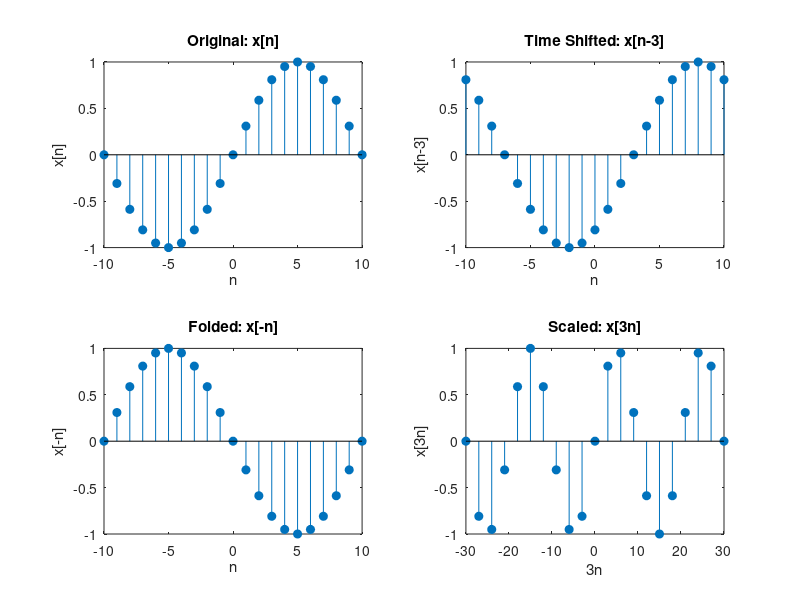

Write MATLAB code to recreate this figure.
% Parameters
n = -10:10;       % Discrete time index
A = 1;            % Amplitude
f = 0.05;         % Frequency (cycles/sample)
phi = 0;          % Phase

% Original sinusoidal signal
x = A * sin(2*pi*f*n + phi);

% Time shifting: x(n-3)
x_shift = A * sin(2*pi*f*(n-3) + phi);

% Folding: x(-n)
x_fold = A * sin(2*pi*f*(-n) + phi);

% Scaling: x(3n)
x_scale = A * sin(2*pi*f*(3*n) + phi);

% Plotting
figure;
subplot(2,2,1);
stem(n, x, 'filled');
title('Original: x[n]');
xlabel('n'); ylabel('x[n]');

subplot(2,2,2);
stem(n, x_shift, 'filled');
title('Time Shifted: x[n-3]');
xlabel('n'); ylabel('x[n-3]');

subplot(2,2,3);
stem(n, x_fold, 'filled');
title('Folded: x[-n]');
xlabel('n'); ylabel('x[-n]');

subplot(2,2,4);
stem(3*n, x_scale, 'filled');
title('Scaled: x[3n]');
xlabel('3n'); ylabel('x[3n]');
